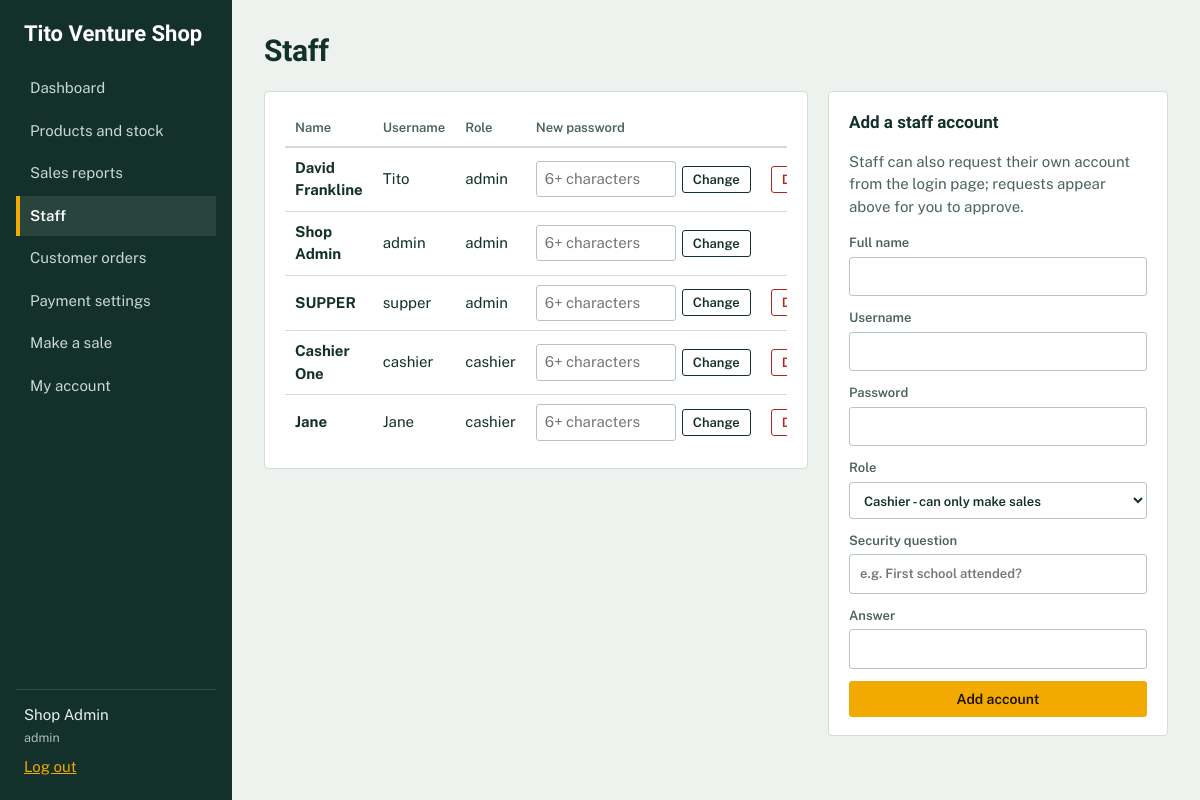
The page /admin/users.php (signed in) on the database its author committed.
### tables this page shows
CREATE TABLE `users` (
  `id` int(11) NOT NULL,
  `name` varchar(100) NOT NULL,
  `username` varchar(50) NOT NULL,
  `password_hash` varchar(255) NOT NULL,
  `role` enum('admin','cashier') NOT NULL DEFAULT 'cashier',
  `status` enum('active','pending') NOT NULL DEFAULT 'active',
  `security_question` varchar(255) DEFAULT NULL,
  `security_answer_hash` varchar(255) DEFAULT NULL,
  `created_at` timestamp NOT NULL DEFAULT current_timestamp()
);

### includes/auth.php (called while the page is built, shortened)
<?php
function e($v): string { return htmlspecialchars((string)$v, ENT_QUOTES, 'UTF-8'); }
function app_url(string $path = ''): string { return BASE_URL . '/' . ltrim($path, '/'); }
function current_user() { return $_SESSION['user'] ?? null; }

### admin/users.php (the view, shortened to what this page needs)
<?php
require_once __DIR__ . '/../includes/auth.php';
$pageTitle = 'Staff';
$activeNav = 'users';
$me = current_user();
$users = $pdo->query("SELECT id, name, username, role, created_at FROM users WHERE status = 'active' ORDER BY role, name")->fetchAll();
include __DIR__ . '/../includes/header.php';
?>
<div class="split">
  <section class="panel wide">
    <div class="scroll">
    <table class="table">
      <thead><tr><th>Name</th><th>Username</th><th>Role</th><th>New password</th><th></th></tr></thead>
      <tbody>
      <?php foreach ($users as $u): ?>
        <tr>
          <td><b><?= e($u['name']) ?></b></td>
          <td><?= e($u['username']) ?></td>
          <td><?= e($u['role']) ?></td>
          <td>
            <form class="inline" method="post">
              <input type="password" name="password" minlength="6" placeholder="6+ characters" class="mid" aria-label="New password for <?= e($u['name']) ?>">
              <button class="btn small" type="submit">Change</button>
            </form>
          </td>
          <td class="actions">
            <?php if ((int)$u['id'] !== (int)$me['id']): ?>
            <form class="inline" method="post" onsubmit="return confirm('Delete this account?');">
              <button class="btn small danger" type="submit">Delete</button>
            </form>
            <?php else: ?><small class="muted">You</small><?php endif; ?>
          </td>
        </tr>
      <?php endforeach; ?>
      </tbody>
    </table>
    </div>
  </section>
  <aside class="stack">
    <section class="panel">
      <h2>Add a staff account</h2>
      <p class="muted">Staff can also request their own account from the login page; requests appear above for you to approve.</p>
      <form method="post" class="form" autocomplete="off">
        <label>Full name <input type="text" name="name" required></label>
        <label>Username <input type="text" name="username" required></label>
        <label>Password <input type="password" name="password" minlength="6" required></label>
        <label>Role
          <select name="role"><option value="cashier">Cashier - can only make sales</option><option value="admin">Admin - full access</option></select>
        </label>
        <label>Security question <input type="text" name="security_question" required placeholder="e.g. First school attended?"></label>
        <label>Answer <input type="text" name="security_answer" required></label>
        <button class="btn primary" type="submit">Add account</button>
      </form>
    </section>
  </aside>
</div>
<?php include __DIR__ . '/../includes/footer.php'; ?>

### includes/header.php (shortened to what this page needs)
<?php
$user  = current_user();
$activeNav = $activeNav ?? '';
?>
<!DOCTYPE html>
<html lang="en">
<head>
<link rel="stylesheet" href="<?= app_url('assets/css/style.css') ?>">
</head>
<body>
<div class="shell">
  <aside class="side">
    <a class="brand" href="<?= app_url('index.php') ?>"><?= e(SHOP_NAME) ?></a>
    <nav class="nav">
      <?php if ($user['role'] === 'admin'): ?>
        <a href="<?= app_url('admin/dashboard.php') ?>" class="<?= $activeNav === 'dashboard' ? 'on' : '' ?>">Dashboard</a>
        <a href="<?= app_url('admin/products.php') ?>" class="<?= $activeNav === 'products' ? 'on' : '' ?>">Products and stock</a>
        <a href="<?= app_url('admin/reports.php') ?>" class="<?= $activeNav === 'reports' ? 'on' : '' ?>">Sales reports</a>
        <a href="<?= app_url('admin/users.php') ?>" class="<?= $activeNav === 'users' ? 'on' : '' ?>">Staff</a>
        <a href="<?= app_url('admin/orders.php') ?>" class="<?= $activeNav === 'orders' ? 'on' : '' ?>">Customer orders</a>
        <a href="<?= app_url('admin/settings.php') ?>" class="<?= $activeNav === 'settings' ? 'on' : '' ?>">Payment settings</a>
      <?php endif; ?>
      <a href="<?= app_url('cashier/pos.php') ?>" class="<?= $activeNav === 'pos' ? 'on' : '' ?>">Make a sale</a>
      <a href="<?= app_url('cashier/account.php') ?>" class="<?= $activeNav === 'account' ? 'on' : '' ?>">My account</a>
    </nav>
    <div class="who">
      <span><?= e($user['name']) ?></span>
      <small><?= e($user['role']) ?></small>
      <a href="<?= app_url('logout.php') ?>">Log out</a>
    </div>
  </aside>
  <main class="main">
    <h1 class="page-title"><?= e($pageTitle ?? '') ?></h1>

### assets/css/style.css (style rules this page uses)
:root { --ink: #14302A; --ink-soft: #4B635C; --paper: #EEF2EF; --panel: #FFFFFF; --line: #D5DDD8; --marigold: #F2A900; --marigold-deep: #8A5F00; --alert: #B3261E; --ok: #1F7A4D; --font-head: "Bricolage Grotesque", "Segoe UI", system-ui, sans-serif; --font-body: "Public Sans", "Segoe UI", system-ui, sans-serif; --font-till: "Courier Prime", "Courier New", monospace; }
* { box-sizing: border-box; }
html { -webkit-text-size-adjust: 100%; }
body { margin: 0; background: var(--paper); color: var(--ink); font: 400 15px/1.5 var(--font-body); }
a { color: var(--ink); }
h1, h2 { font-family: var(--font-head); margin: 0; }
h2 { font-size: 17px; font-weight: 700; margin-bottom: 12px; }
small, .muted { color: var(--ink-soft); }
.shell { display: flex; min-height: 100vh; }
.side { width: 232px; background: var(--ink); color: #E6EFEB; padding: 22px 16px; display: flex; flex-direction: column; position: sticky; top: 0; height: 100vh; }
.brand { font: 700 22px/1.1 var(--font-head); color: #fff; text-decoration: none; padding: 0 8px 22px; }
.nav { display: flex; flex-direction: column; gap: 2px; flex: 1; }
.nav a { color: #C9D8D2; text-decoration: none; padding: 9px 10px; border-left: 4px solid transparent; }
.nav a.on { color: #fff; border-left-color: var(--marigold); background: rgba(255,255,255,.09); font-weight: 600; }
.who { border-top: 1px solid rgba(255,255,255,.15); padding: 14px 8px 0; display: flex; flex-direction: column; gap: 2px; }
.who small { color: #A9BDB5; }
.who a { color: var(--marigold); margin-top: 6px; }
.main { flex: 1; padding: 28px 32px 48px; min-width: 0; max-width: 1240px; }
.page-title { font-size: 30px; font-weight: 700; margin-bottom: 18px; letter-spacing: -.01em; }
.panel { background: var(--panel); border: 1px solid var(--line); border-radius: 4px; padding: 18px 20px; margin-bottom: 20px; }
.split { display: grid; grid-template-columns: minmax(0, 1fr) 340px; gap: 20px; align-items: start; }
.stack .panel:last-child { margin-bottom: 0; }
.scroll { overflow-x: auto; }
.table { width: 100%; border-collapse: collapse; }
.table th { text-align: left; font-weight: 600; font-size: 13px; color: var(--ink-soft); padding: 8px 10px; border-bottom: 2px solid var(--line); white-space: nowrap; }
.table td { padding: 9px 10px; border-bottom: 1px solid var(--line); vertical-align: middle; }
.table tr:last-child td { border-bottom: 0; }
.actions { white-space: nowrap; text-align: right; }
label { display: block; font-size: 13px; font-weight: 600; color: var(--ink-soft); }
input, select { display: block; width: 100%; margin-top: 4px; padding: 9px 10px; font: inherit; color: var(--ink); background: #fff; border: 1px solid #B9C6C0; border-radius: 3px; }
.form { display: flex; flex-direction: column; gap: 12px; }
.inline, .inline-form { display: flex; gap: 6px; align-items: center; margin: 0; }
.inline input { margin-top: 0; }
.mid { width: 140px; padding: 6px 8px; }
.btn { display: inline-block; font: 600 14px var(--font-body); padding: 9px 16px; border-radius: 3px; border: 1px solid var(--ink); background: #fff; color: var(--ink); cursor: pointer; text-decoration: none; text-align: center; }
.btn.primary { background: var(--marigold); border-color: var(--marigold); color: #1A1200; }
.btn.danger { border-color: var(--alert); color: var(--alert); }
.btn.small { padding: 5px 10px; font-size: 13px; }

### rows shown on the page
users: name "Shop Admin", role "admin", username "admin"
users: name "David Frankline", username "Tito", role "admin"
users: name "SUPPER", username "supper", role "admin"
users: name "Cashier One", username "cashier", role "cashier"
users: name "Jane", username "Jane", role "cashier"

### other values the page prints
SHOP_NAME "Tito Venture Shop"
$pageTitle "Staff"
